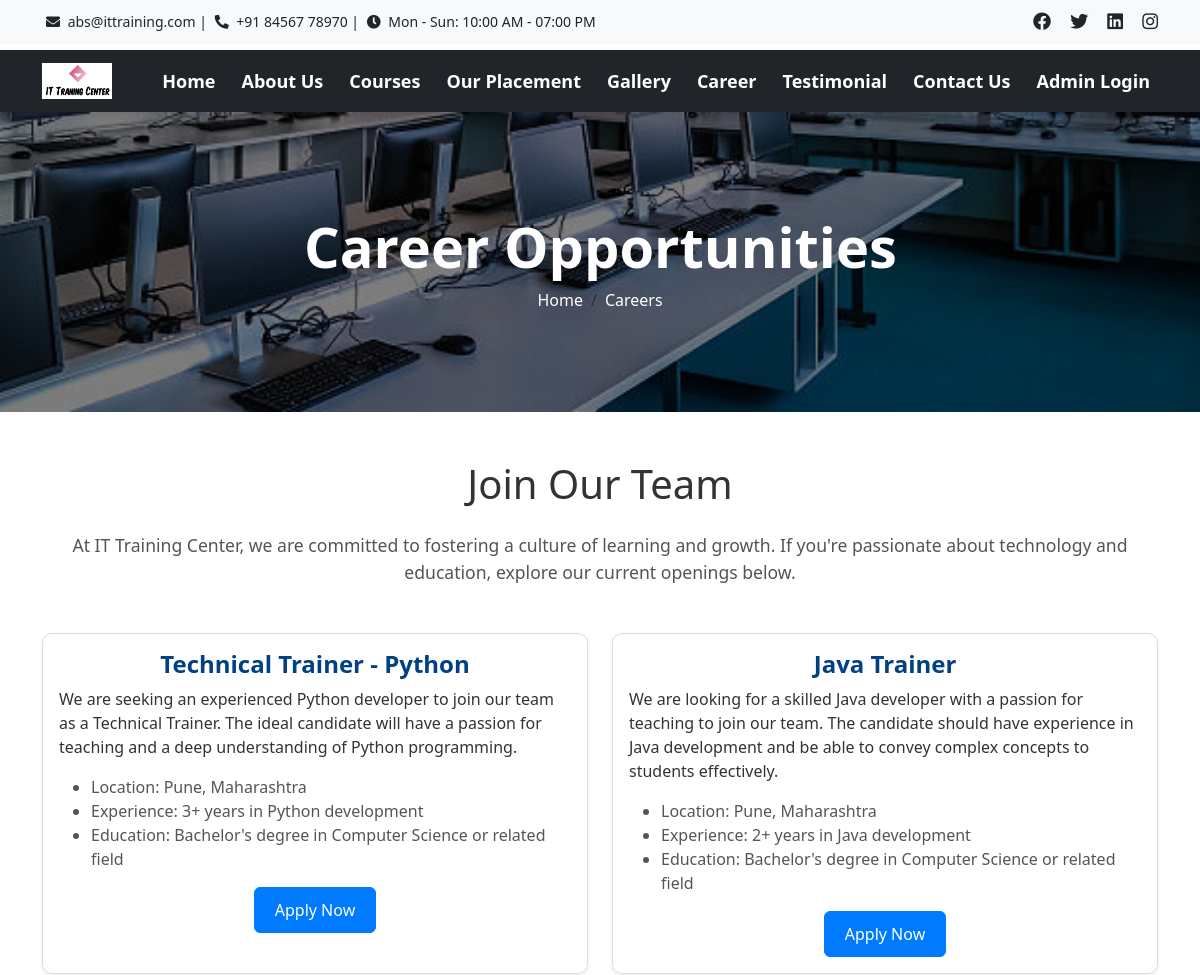
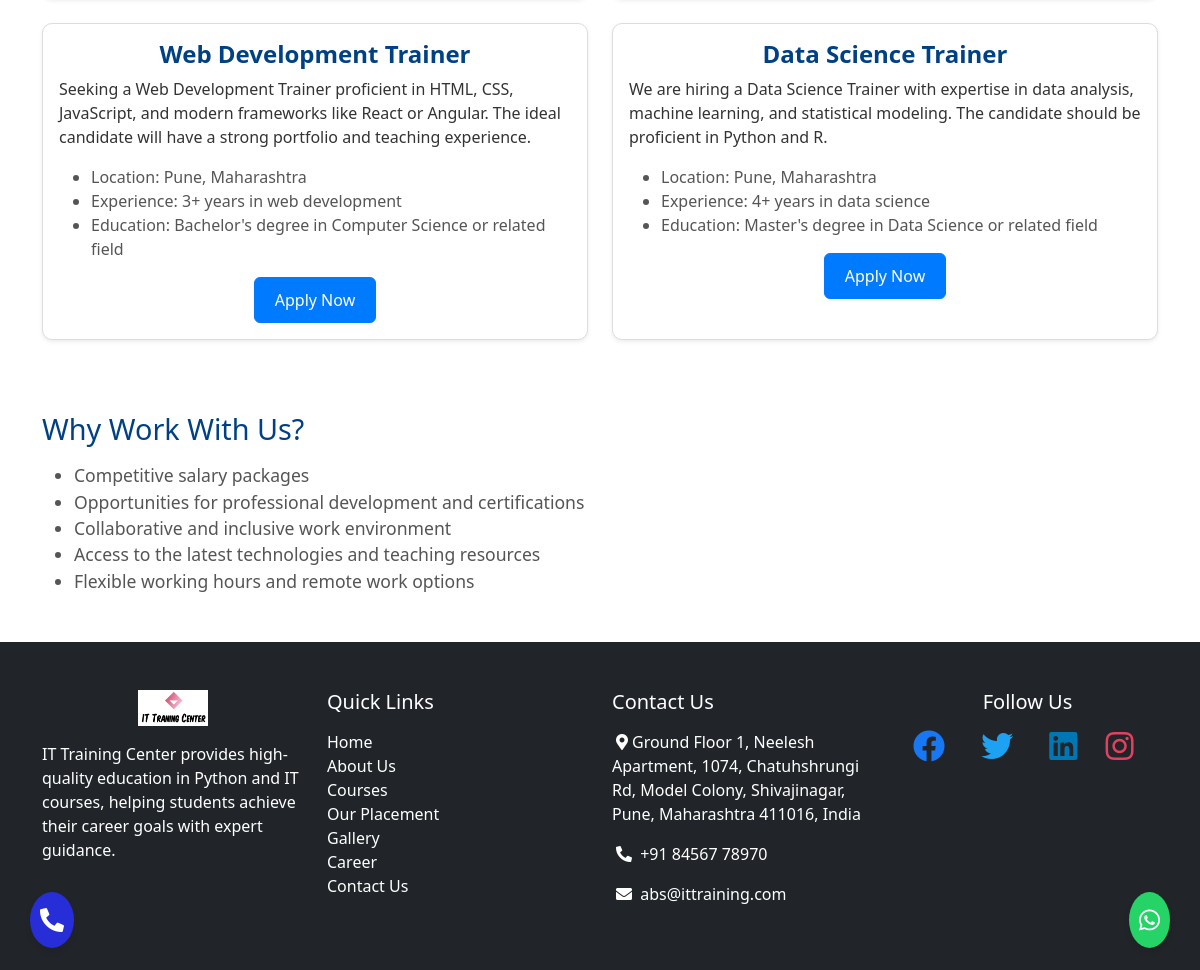
Page /career/ on the committed database (2 pictures, top to bottom).
### customadmin/models.py (models this page shows, shortened)
class JobOpportunity(models.Model):
    title = models.CharField(max_length=255)
    description = models.TextField()
    location = models.CharField(max_length=255)
    experience = models.CharField(max_length=255)
    education = models.CharField(max_length=255)

### main/views.py (the view)
# urls.py: path('career/', views.career, name='career'),
def career(request):
    job_opportunities = JobOpportunity.objects.all()
    return render(request, 'main/career.html', {'job_opportunities': job_opportunities})

### main/templates/main/career.html (shortened to what this page needs)
{% extends "base.html" %}
{% load static %}
{% block content %}
<div class="breadcrumb-container position-relative d-flex align-items-center justify-content-center mt-0"
     style="background: url('{% static 'images/brd.jpg' %}') no-repeat center center/cover; height: 300px; width: 100%;"
     data-aos="fade-down">
    <div class="overlay" style="position: absolute; top: 0; left: 0; width: 100%; height: 100%; background: rgba(0, 0, 0, 0.5);"></div>
    <div class="breadcrumb-content text-center text-white position-relative">
        <h1 class="fw-bold display-4" data-aos="zoom-in">Career Opportunities</h1>
        <nav>
            <ul class="breadcrumb d-flex justify-content-center p-0 m-0">
                <li class="breadcrumb-item"><a href="{% url 'home' %}" class="text-white text-decoration-none">Home</a></li>
                <li class="breadcrumb-item active text-white">Careers</li>
            </ul>
        </nav>
    </div>
</div>
<div class="container my-5">
    <h2 class="mb-4 text-center" style="font-size: 2.5rem; color: #333;" data-aos="fade-up">Join Our Team</h2>
    <p class="lead text-center mb-5" style="font-size: 1.1rem; color: #555;" data-aos="fade-up" data-aos-delay="100">At IT Training Center, we are committed to fostering a culture of learning and growth. If you're passionate about technology and education, explore our current openings below.</p>
    <div class="row mt-5">
        {% for job in job_opportunities %}
        <div class="col-md-6 mb-4" data-aos="zoom-in" data-aos-delay="{{ forloop.counter0|add:100 }}">
            <div class="card shadow-sm h-100" style="border-radius: 10px; border: 1px solid #ddd;">
                <div class="card-body">
                    <h5 class="card-title text-center" style="font-weight: 700; font-size: 1.5rem; color: #004085;">{{ job.title }}</h5>
                    <p class="card-text" style="font-size: 1rem; color: #333;">{{ job.description }}</p>
                    <ul style="font-size: 1rem; color: #555;">
                        <li>Location: {{ job.location }}</li>
                        <li>Experience: {{ job.experience }}</li>
                        <li>Education: {{ job.education }}</li>
                    </ul>
                    <div class="text-center mt-3">
                        <a href="{% url 'job_application' %}" class="btn btn-primary" style="padding: 10px 20px; font-size: 1rem; background-color: #007bff; border-color: #007bff;">Apply Now</a>
                    </div>
                </div>
            </div>
        </div>
        {% empty %}
        <p class="text-center" data-aos="fade-up">No job opportunities available at the moment. Please check back later.</p>
        {% endfor %}
    </div>
    <div class="mt-5" data-aos="fade-up" data-aos-delay="200">
        <h3 class="mb-3" style="font-size: 1.8rem; color: #004085;">Why Work With Us?</h3>
        <ul style="font-size: 1.1rem; color: #555;">
            <li>Competitive salary packages</li>
            <li>Opportunities for professional development and certifications</li>
            <li>Collaborative and inclusive work environment</li>
            <li>Access to the latest technologies and teaching resources</li>
            <li>Flexible working hours and remote work options</li>
        </ul>
    </div>
</div>
{% endblock %}

### main/templates/base.html (style rules this page uses)
body { padding-top: 50px; }

### rows in the picture
JobOpportunity: title "Technical Trainer - Python", description "We are seeking an experienced Python developer to join our team as a Technical Trainer. The ideal candidate will have a passion for teaching and a deep understanding of Python programming.", location "Pune, Maharashtra", experience "3+ years in Python development", education "Bachelor's degree in Computer Science or related field"
JobOpportunity: title "Java Trainer", description "We are looking for a skilled Java developer with a passion for teaching to join our team. The candidate should have experience in Java development and be able to convey complex concepts to students effectively.", location "Pune, Maharashtra", experience "2+ years in Java development", education "Bachelor's degree in Computer Science or related field"
JobOpportunity: title "Web Development Trainer", description "Seeking a Web Development Trainer proficient in HTML, CSS, JavaScript, and modern frameworks like React or Angular. The ideal candidate will have a strong portfolio and teaching experience.", location "Pune, Maharashtra", experience "3+ years in web development", education "Bachelor's degree in Computer Science or related field"
JobOpportunity: title "Data Science Trainer", description "We are hiring a Data Science Trainer with expertise in data analysis, machine learning, and statistical modeling. The candidate should be proficient in Python and R.", location "Pune, Maharashtra", experience "4+ years in data science", education "Master's degree in Data Science or related field"
